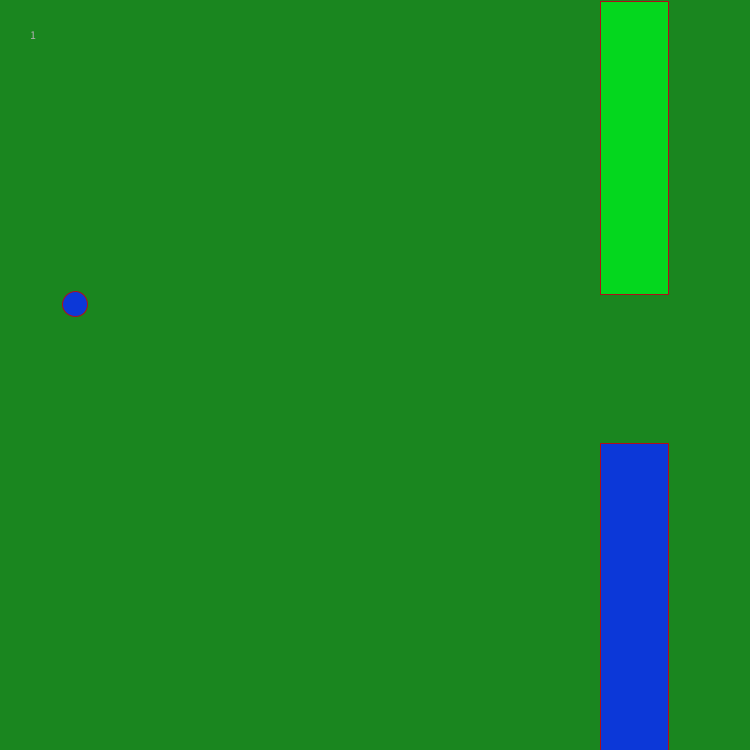
Frame 1 (no input)
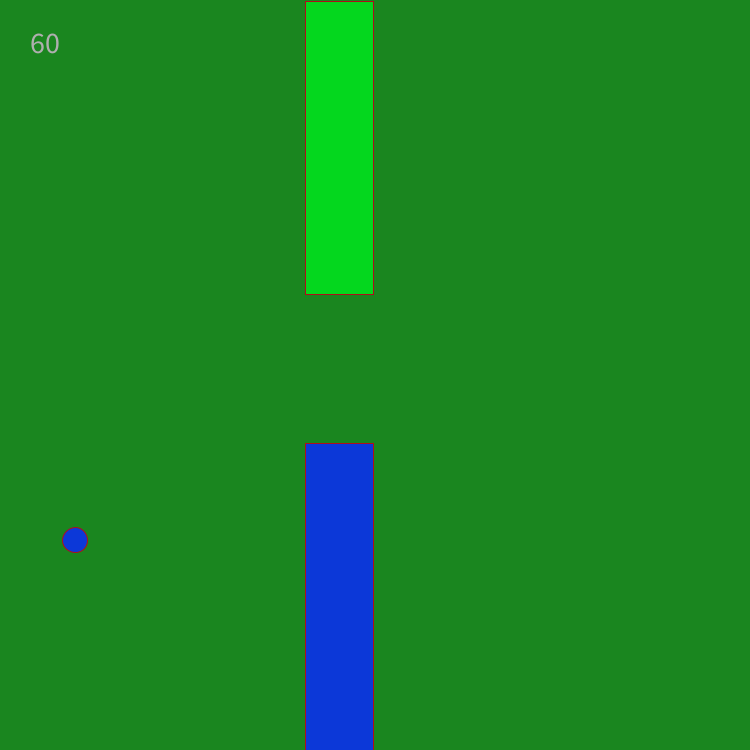
Frame 60 (the mouse pressed at the canvas centre just before this capture)
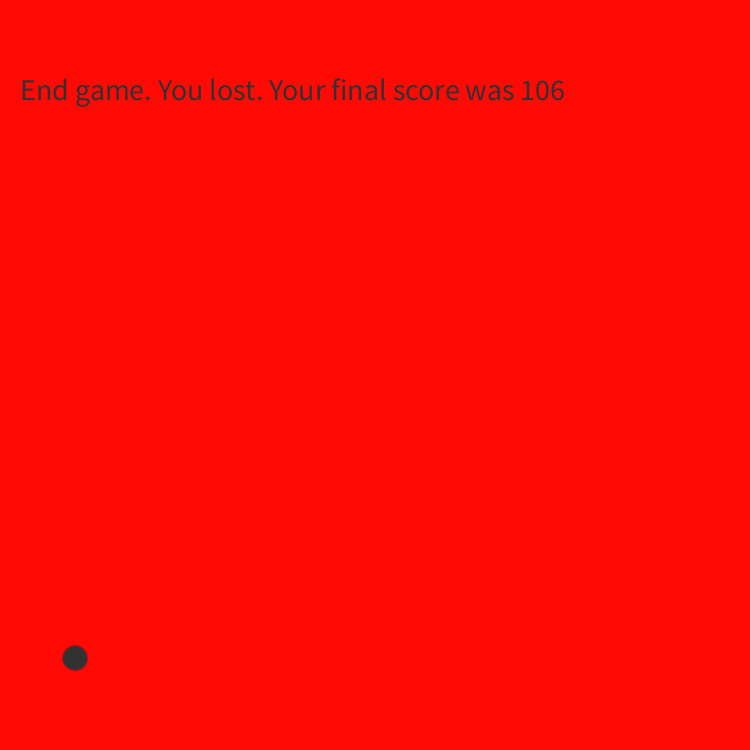
Frame 120 (the mouse held since frame 60 and released just before this capture)

The Processing sketch that drew these frames (run headless with seeded random() and noise(); from frame 60 on, the mouse is pressed at the canvas centre):

// Processing sketch: flappybird
// ── flappybird.pde
int y=300;
int upperPipeHeight = (int) random(100, 400);
int points=0;
int x=75;
int lower=600;
boolean endgame=false;
int upper=600;
int birdVelocity=30;
int gravity= 4;
void setup() {
  size(750, 750);
}
void draw() {
  if (endgame) {
    endGame();
  } else {
    background(26, 134, 31);
    fill(2, 65, 156);
    stroke(176, 14, 26);


    if (intersectsPipes()) {
      endgame=true;
    } else {  
      points++;
      String s =String.valueOf(points);
      fill(175);
      text(s, 30, 30, 150, 160);
      textSize(30);
      if (upper==0&&lower==0) {
        upper=750;
        upperPipeHeight = (int) random(100, 400);
        lower=750;
      }
    }
  
  fill(4, 215, 30);
  rect(upper, 1, 68, upperPipeHeight);
  y=y+gravity;
  fill(12, 56, 216);
  rect(lower, upperPipeHeight+150, 68, 900);

  lower-=5;
  upper-=5;
  }

  ellipse(x, y, 25, 25);
}
boolean intersectsPipes() { 
  if (y < upperPipeHeight && x > upper && x < (x+68)) {
    return true;
  } else if (y>upperPipeHeight+150 && x > upper && x < (upper+68)) {
    return true;
  } else { 
    return false;
  }
}
void  mousePressed() {
  y=y-70;
}
void endGame() {

  background(255, 9, 5);
  fill(2, 65, 156);
  String s = "End game. You lost. Your final score was "+ points;
  fill(50);
  text(s, 20, 100);
  textSize(30);
} 
